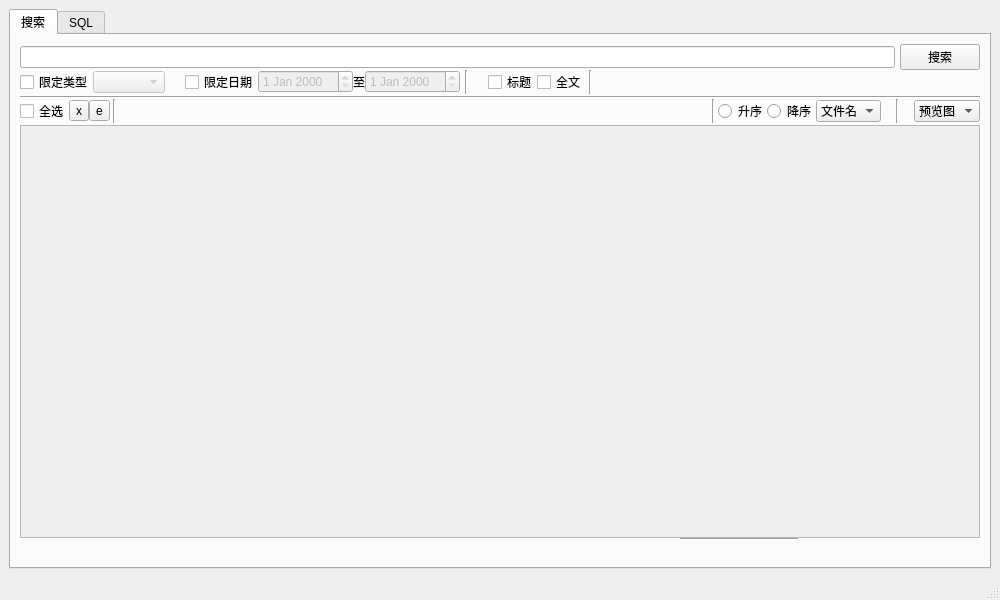
<?xml version="1.0" encoding="UTF-8"?>
<ui version="4.0">
 <class>Search</class>
 <widget class="QMainWindow" name="Search">
  <property name="geometry">
   <rect>
    <x>0</x>
    <y>0</y>
    <width>1000</width>
    <height>600</height>
   </rect>
  </property>
  <property name="windowTitle">
   <string>搜索</string>
  </property>
  <widget class="QWidget" name="centralwidget">
   <layout class="QVBoxLayout" name="verticalLayout">
    <item>
     <widget class="QTabWidget" name="tabWidget">
      <property name="currentIndex">
       <number>0</number>
      </property>
      <widget class="QWidget" name="searchTab">
       <property name="sizePolicy">
        <sizepolicy hsizetype="Preferred" vsizetype="Expanding">
         <horstretch>0</horstretch>
         <verstretch>0</verstretch>
        </sizepolicy>
       </property>
       <attribute name="title">
        <string>搜索</string>
       </attribute>
       <layout class="QVBoxLayout" name="verticalLayout_3">
        <property name="spacing">
         <number>0</number>
        </property>
        <item>
         <layout class="QHBoxLayout" name="horizontalLayout">
          <item>
           <widget class="QLineEdit" name="lineEdit">
            <property name="sizePolicy">
             <sizepolicy hsizetype="Expanding" vsizetype="Fixed">
              <horstretch>0</horstretch>
              <verstretch>0</verstretch>
             </sizepolicy>
            </property>
            <property name="minimumSize">
             <size>
              <width>400</width>
              <height>0</height>
             </size>
            </property>
           </widget>
          </item>
          <item>
           <spacer name="horizontalSpacer_7">
            <property name="orientation">
             <enum>Qt::Horizontal</enum>
            </property>
            <property name="sizeType">
             <enum>QSizePolicy::Fixed</enum>
            </property>
            <property name="sizeHint" stdset="0">
             <size>
              <width>5</width>
              <height>20</height>
             </size>
            </property>
           </spacer>
          </item>
          <item>
           <widget class="QPushButton" name="searchButton">
            <property name="sizePolicy">
             <sizepolicy hsizetype="Fixed" vsizetype="Fixed">
              <horstretch>0</horstretch>
              <verstretch>0</verstretch>
             </sizepolicy>
            </property>
            <property name="text">
             <string>搜索</string>
            </property>
           </widget>
          </item>
         </layout>
        </item>
        <item>
         <layout class="QHBoxLayout" name="horizontalLayout_2">
          <item>
           <widget class="QCheckBox" name="checkBoxType">
            <property name="sizePolicy">
             <sizepolicy hsizetype="Fixed" vsizetype="Fixed">
              <horstretch>0</horstretch>
              <verstretch>0</verstretch>
             </sizepolicy>
            </property>
            <property name="text">
             <string>限定类型</string>
            </property>
           </widget>
          </item>
          <item>
           <widget class="XComboBox" name="comboBoxType">
            <property name="enabled">
             <bool>false</bool>
            </property>
           </widget>
          </item>
          <item>
           <spacer name="horizontalSpacer_2">
            <property name="orientation">
             <enum>Qt::Horizontal</enum>
            </property>
            <property name="sizeType">
             <enum>QSizePolicy::Fixed</enum>
            </property>
            <property name="sizeHint" stdset="0">
             <size>
              <width>20</width>
              <height>20</height>
             </size>
            </property>
           </spacer>
          </item>
          <item>
           <widget class="QCheckBox" name="checkBoxDate">
            <property name="sizePolicy">
             <sizepolicy hsizetype="Fixed" vsizetype="Fixed">
              <horstretch>0</horstretch>
              <verstretch>0</verstretch>
             </sizepolicy>
            </property>
            <property name="text">
             <string>限定日期</string>
            </property>
           </widget>
          </item>
          <item>
           <widget class="QDateEdit" name="dateEditFrom">
            <property name="enabled">
             <bool>false</bool>
            </property>
            <property name="sizePolicy">
             <sizepolicy hsizetype="Fixed" vsizetype="Fixed">
              <horstretch>0</horstretch>
              <verstretch>0</verstretch>
             </sizepolicy>
            </property>
           </widget>
          </item>
          <item>
           <widget class="QLabel" name="label_2">
            <property name="sizePolicy">
             <sizepolicy hsizetype="Fixed" vsizetype="Preferred">
              <horstretch>0</horstretch>
              <verstretch>0</verstretch>
             </sizepolicy>
            </property>
            <property name="text">
             <string>至</string>
            </property>
           </widget>
          </item>
          <item>
           <widget class="QDateEdit" name="dateEditTo">
            <property name="enabled">
             <bool>false</bool>
            </property>
            <property name="sizePolicy">
             <sizepolicy hsizetype="Fixed" vsizetype="Fixed">
              <horstretch>0</horstretch>
              <verstretch>0</verstretch>
             </sizepolicy>
            </property>
           </widget>
          </item>
          <item>
           <spacer name="horizontalSpacer_8">
            <property name="orientation">
             <enum>Qt::Horizontal</enum>
            </property>
            <property name="sizeType">
             <enum>QSizePolicy::Fixed</enum>
            </property>
            <property name="sizeHint" stdset="0">
             <size>
              <width>5</width>
              <height>20</height>
             </size>
            </property>
           </spacer>
          </item>
          <item>
           <widget class="Line" name="line_2">
            <property name="orientation">
             <enum>Qt::Vertical</enum>
            </property>
           </widget>
          </item>
          <item>
           <spacer name="horizontalSpacer_3">
            <property name="orientation">
             <enum>Qt::Horizontal</enum>
            </property>
            <property name="sizeType">
             <enum>QSizePolicy::Fixed</enum>
            </property>
            <property name="sizeHint" stdset="0">
             <size>
              <width>20</width>
              <height>20</height>
             </size>
            </property>
           </spacer>
          </item>
          <item>
           <widget class="QCheckBox" name="checkBoxTitle">
            <property name="sizePolicy">
             <sizepolicy hsizetype="Fixed" vsizetype="Fixed">
              <horstretch>0</horstretch>
              <verstretch>0</verstretch>
             </sizepolicy>
            </property>
            <property name="text">
             <string>标题</string>
            </property>
            <property name="tristate">
             <bool>false</bool>
            </property>
           </widget>
          </item>
          <item>
           <widget class="QCheckBox" name="checkBoxText">
            <property name="sizePolicy">
             <sizepolicy hsizetype="Fixed" vsizetype="Fixed">
              <horstretch>0</horstretch>
              <verstretch>0</verstretch>
             </sizepolicy>
            </property>
            <property name="text">
             <string>全文</string>
            </property>
           </widget>
          </item>
          <item>
           <spacer name="horizontalSpacer_9">
            <property name="orientation">
             <enum>Qt::Horizontal</enum>
            </property>
            <property name="sizeType">
             <enum>QSizePolicy::Fixed</enum>
            </property>
            <property name="sizeHint" stdset="0">
             <size>
              <width>3</width>
              <height>20</height>
             </size>
            </property>
           </spacer>
          </item>
          <item>
           <widget class="Line" name="line_3">
            <property name="orientation">
             <enum>Qt::Vertical</enum>
            </property>
           </widget>
          </item>
          <item>
           <spacer name="horizontalSpacer">
            <property name="orientation">
             <enum>Qt::Horizontal</enum>
            </property>
            <property name="sizeHint" stdset="0">
             <size>
              <width>40</width>
              <height>20</height>
             </size>
            </property>
           </spacer>
          </item>
         </layout>
        </item>
        <item>
         <spacer name="verticalSpacer">
          <property name="orientation">
           <enum>Qt::Vertical</enum>
          </property>
          <property name="sizeType">
           <enum>QSizePolicy::Fixed</enum>
          </property>
          <property name="sizeHint" stdset="0">
           <size>
            <width>20</width>
            <height>2</height>
           </size>
          </property>
         </spacer>
        </item>
        <item>
         <widget class="Line" name="line_6">
          <property name="orientation">
           <enum>Qt::Horizontal</enum>
          </property>
         </widget>
        </item>
        <item>
         <layout class="QHBoxLayout" name="horizontalLayout_3">
          <item>
           <widget class="QCheckBox" name="selectButton">
            <property name="text">
             <string>全选</string>
            </property>
           </widget>
          </item>
          <item>
           <widget class="QToolButton" name="deleteButton">
            <property name="text">
             <string>x</string>
            </property>
           </widget>
          </item>
          <item>
           <widget class="QToolButton" name="exportButton">
            <property name="text">
             <string>e</string>
            </property>
           </widget>
          </item>
          <item>
           <spacer name="horizontalSpacer_11">
            <property name="orientation">
             <enum>Qt::Horizontal</enum>
            </property>
            <property name="sizeType">
             <enum>QSizePolicy::Fixed</enum>
            </property>
            <property name="sizeHint" stdset="0">
             <size>
              <width>3</width>
              <height>20</height>
             </size>
            </property>
           </spacer>
          </item>
          <item>
           <widget class="Line" name="line">
            <property name="orientation">
             <enum>Qt::Vertical</enum>
            </property>
           </widget>
          </item>
          <item>
           <spacer name="horizontalSpacer_4">
            <property name="orientation">
             <enum>Qt::Horizontal</enum>
            </property>
            <property name="sizeHint" stdset="0">
             <size>
              <width>40</width>
              <height>20</height>
             </size>
            </property>
           </spacer>
          </item>
          <item>
           <widget class="Line" name="line_4">
            <property name="orientation">
             <enum>Qt::Vertical</enum>
            </property>
           </widget>
          </item>
          <item>
           <spacer name="horizontalSpacer_10">
            <property name="orientation">
             <enum>Qt::Horizontal</enum>
            </property>
            <property name="sizeType">
             <enum>QSizePolicy::Fixed</enum>
            </property>
            <property name="sizeHint" stdset="0">
             <size>
              <width>3</width>
              <height>20</height>
             </size>
            </property>
           </spacer>
          </item>
          <item>
           <widget class="QRadioButton" name="radioButtonAsc">
            <property name="text">
             <string>升序</string>
            </property>
           </widget>
          </item>
          <item>
           <widget class="QRadioButton" name="radioButtonDesc">
            <property name="text">
             <string>降序</string>
            </property>
           </widget>
          </item>
          <item>
           <widget class="QComboBox" name="comboBoxOrder">
            <property name="sizePolicy">
             <sizepolicy hsizetype="Fixed" vsizetype="Fixed">
              <horstretch>0</horstretch>
              <verstretch>0</verstretch>
             </sizepolicy>
            </property>
            <item>
             <property name="text">
              <string>文件名</string>
             </property>
            </item>
            <item>
             <property name="text">
              <string>日期</string>
             </property>
            </item>
            <item>
             <property name="text">
              <string>标题</string>
             </property>
            </item>
           </widget>
          </item>
          <item>
           <spacer name="horizontalSpacer_12">
            <property name="orientation">
             <enum>Qt::Horizontal</enum>
            </property>
            <property name="sizeType">
             <enum>QSizePolicy::Fixed</enum>
            </property>
            <property name="sizeHint" stdset="0">
             <size>
              <width>15</width>
              <height>20</height>
             </size>
            </property>
           </spacer>
          </item>
          <item>
           <widget class="Line" name="line_7">
            <property name="orientation">
             <enum>Qt::Vertical</enum>
            </property>
           </widget>
          </item>
          <item>
           <spacer name="horizontalSpacer_5">
            <property name="orientation">
             <enum>Qt::Horizontal</enum>
            </property>
            <property name="sizeType">
             <enum>QSizePolicy::Fixed</enum>
            </property>
            <property name="sizeHint" stdset="0">
             <size>
              <width>15</width>
              <height>20</height>
             </size>
            </property>
           </spacer>
          </item>
          <item>
           <widget class="QComboBox" name="comboBoxShow">
            <property name="sizePolicy">
             <sizepolicy hsizetype="Fixed" vsizetype="Fixed">
              <horstretch>0</horstretch>
              <verstretch>0</verstretch>
             </sizepolicy>
            </property>
            <item>
             <property name="text">
              <string>预览图</string>
             </property>
            </item>
            <item>
             <property name="text">
              <string>列表</string>
             </property>
            </item>
           </widget>
          </item>
         </layout>
        </item>
        <item>
         <spacer name="verticalSpacer_2">
          <property name="orientation">
           <enum>Qt::Vertical</enum>
          </property>
          <property name="sizeType">
           <enum>QSizePolicy::Fixed</enum>
          </property>
          <property name="sizeHint" stdset="0">
           <size>
            <width>20</width>
            <height>2</height>
           </size>
          </property>
         </spacer>
        </item>
        <item>
         <widget class="QStackedWidget" name="stackedWidget">
          <property name="currentIndex">
           <number>0</number>
          </property>
          <widget class="QWidget" name="page_3">
           <layout class="QGridLayout" name="gridLayout_3">
            <property name="leftMargin">
             <number>0</number>
            </property>
            <property name="topMargin">
             <number>0</number>
            </property>
            <property name="rightMargin">
             <number>0</number>
            </property>
            <property name="bottomMargin">
             <number>0</number>
            </property>
            <property name="horizontalSpacing">
             <number>0</number>
            </property>
            <item row="1" column="0">
             <widget class="QScrollArea" name="scrollArea">
              <property name="sizePolicy">
               <sizepolicy hsizetype="Minimum" vsizetype="Minimum">
                <horstretch>0</horstretch>
                <verstretch>0</verstretch>
               </sizepolicy>
              </property>
              <property name="widgetResizable">
               <bool>true</bool>
              </property>
              <widget class="QWidget" name="scrollAreaWidgetContents">
               <property name="geometry">
                <rect>
                 <x>0</x>
                 <y>0</y>
                 <width>956</width>
                 <height>416</height>
                </rect>
               </property>
               <property name="sizePolicy">
                <sizepolicy hsizetype="Preferred" vsizetype="Expanding">
                 <horstretch>0</horstretch>
                 <verstretch>0</verstretch>
                </sizepolicy>
               </property>
               <property name="minimumSize">
                <size>
                 <width>0</width>
                 <height>0</height>
                </size>
               </property>
              </widget>
             </widget>
            </item>
           </layout>
          </widget>
          <widget class="QWidget" name="page_4">
           <layout class="QGridLayout" name="gridLayout_5">
            <property name="leftMargin">
             <number>0</number>
            </property>
            <property name="topMargin">
             <number>0</number>
            </property>
            <property name="rightMargin">
             <number>0</number>
            </property>
            <property name="bottomMargin">
             <number>0</number>
            </property>
            <property name="horizontalSpacing">
             <number>0</number>
            </property>
            <item row="0" column="0">
             <widget class="QTableView" name="tableView"/>
            </item>
           </layout>
          </widget>
         </widget>
        </item>
        <item>
         <widget class="PageNavigator" name="pageNavigate" native="true">
          <property name="sizePolicy">
           <sizepolicy hsizetype="Expanding" vsizetype="Fixed">
            <horstretch>0</horstretch>
            <verstretch>0</verstretch>
           </sizepolicy>
          </property>
          <property name="minimumSize">
           <size>
            <width>0</width>
            <height>20</height>
           </size>
          </property>
          <widget class="Line" name="line_5">
           <property name="geometry">
            <rect>
             <x>660</x>
             <y>0</y>
             <width>118</width>
             <height>3</height>
            </rect>
           </property>
           <property name="orientation">
            <enum>Qt::Horizontal</enum>
           </property>
          </widget>
         </widget>
        </item>
       </layout>
      </widget>
      <widget class="QWidget" name="sqlTab">
       <attribute name="title">
        <string>SQL</string>
       </attribute>
       <layout class="QVBoxLayout" name="verticalLayout_2">
        <item>
         <layout class="QHBoxLayout" name="horizontalLayout_4">
          <item>
           <widget class="QLineEdit" name="lineEdit_2"/>
          </item>
          <item>
           <widget class="QPushButton" name="sendSQLButton">
            <property name="text">
             <string>发送</string>
            </property>
           </widget>
          </item>
         </layout>
        </item>
        <item>
         <layout class="QHBoxLayout" name="horizontalLayout_6">
          <item>
           <widget class="QToolButton" name="deleteButton_2">
            <property name="text">
             <string>x</string>
            </property>
           </widget>
          </item>
          <item>
           <widget class="QToolButton" name="exportButton_2">
            <property name="text">
             <string>e</string>
            </property>
           </widget>
          </item>
          <item>
           <widget class="QCheckBox" name="selectButton_2">
            <property name="text">
             <string>全选</string>
            </property>
           </widget>
          </item>
          <item>
           <spacer name="horizontalSpacer_6">
            <property name="orientation">
             <enum>Qt::Horizontal</enum>
            </property>
            <property name="sizeHint" stdset="0">
             <size>
              <width>40</width>
              <height>20</height>
             </size>
            </property>
           </spacer>
          </item>
         </layout>
        </item>
        <item>
         <widget class="QTableView" name="tableView_2"/>
        </item>
       </layout>
      </widget>
     </widget>
    </item>
   </layout>
  </widget>
  <widget class="QStatusBar" name="statusbar"/>
 </widget>
 <customwidgets>
  <customwidget>
   <class>PageNavigator</class>
   <extends>QWidget</extends>
   <header>pagenavigator/pagenavigator.h</header>
   <container>1</container>
  </customwidget>
  <customwidget>
   <class>XComboBox</class>
   <extends>QComboBox</extends>
   <header>xcombobox/xcombobox.h</header>
  </customwidget>
 </customwidgets>
 <resources/>
 <connections/>
</ui>
